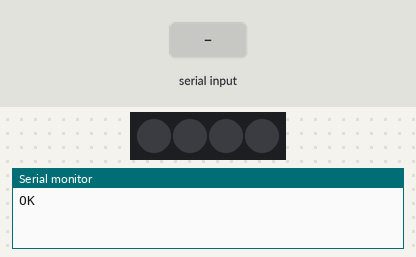
Simulated run of this sketch. Board: Arduino Uno, built with avr-gcc and run on an emulated ATmega328P. On the bench: 4 RGB LEDs in strip order, left to right, the last lines printed to the serial monitor. The test bench sets the inputs (shaded band). Dim RGB values are drawn brighter than linear.

Above: at 1.2 s.
1.3 s: "90,45\n" received over Serial
At 2.3 s:
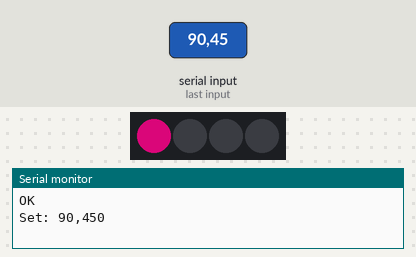
2.8 s: "5\n" received over Serial
At 3.3 s:
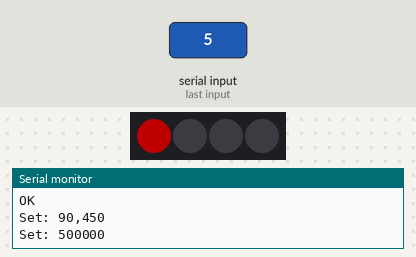
4.3 s: "30,150\n" received over Serial
At 4.6 s:
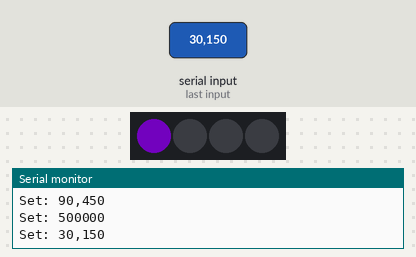
Timing chart, 0 to 7.3 s (numbered marks = the images above; inputs shaded):
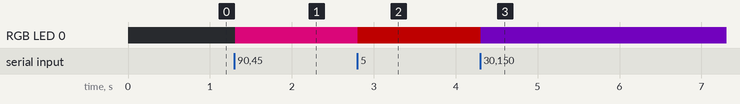

Measured:
- after the input at 1.3 s, RGB LED 0: off → RGB(144, 4, 80) at once
- after the input at 2.8 s, RGB LED 0: RGB(144, 4, 80) → RGB(80, 0, 0) at once
- after the input at 4.3 s, RGB LED 0: RGB(80, 0, 0) → RGB(48, 1, 80) at once

The sketch:

pixels.ino
```cpp
/*
 * light_ws2812 example
 * Fade LEDs in R, G, B order; demonstrate functions for changing color order.
 *
 * Created: September 6, 2014
 * Author: Windell Oskay (www.evilmadscientist.com)
 */

#include <WS2812.h>

#define outputPin 7  // Digital output pin (default: 7)
#define LEDCount 4   // Number of LEDs to drive


WS2812 LED(LEDCount);
cRGB value;

void setup() {
  Serial.begin(9600);

	LED.setOutput(outputPin);

	/* You may uncomment one of the following three lines to switch
	to a different data transmission sequence for your addressable LEDs.
	(These functions can be used at any point in your program as needed.)   */

	//LED.setColorOrderRGB();  // Uncomment for RGB color order
	//LED.setColorOrderBRG();  // Uncomment for BRG color order
	LED.setColorOrderGRB();  // Uncomment for GRB color order (Default; will be used if none other is defined.)

  Serial.println("OK");
}

byte hexToInt(byte ch) {
  if ((ch >= 48)  && (ch <= 57)) {
    return ch - 48;
  } else if ((ch >= 65)  && (ch <= 70)) {
    return ch - 55;
  } else {
    return 0; // bad hex char
  }
}

void processBuffer(String str) {
  unsigned int i, c;
  str.toUpperCase();
  while (str.length() % 6 != 0) {
    str += "0";
  }
  c = 0;
  for(i = 0; i < str.length(); i += 6) {
    value.r = (hexToInt(str.charAt(i + 0)) << 4) | hexToInt(str.charAt(i + 1));
    value.g = (hexToInt(str.charAt(i + 2)) << 4) | hexToInt(str.charAt(i + 3));
    value.b = (hexToInt(str.charAt(i + 4)) << 4) | hexToInt(str.charAt(i + 5));
    LED.set_crgb_at(c, value);
    c++;
  }
  value.b = 0;
  value.g = 0;
  value.r = 0;
  for(; c < LEDCount; c++) {
    LED.set_crgb_at(c, value);
  }
  Serial.println("Set: " + str);
  LED.sync(); // Sends the data to the LEDs
}

void loop() {
  // Serial expects...
  // RRGGBBRRGGBBRRGGBB...
  // Missing trailing entries = off, side effect, empty string = all off
  while (Serial.available() > 0) {
    String str = Serial.readStringUntil('\n');
    processBuffer(str);
  }
}
```
